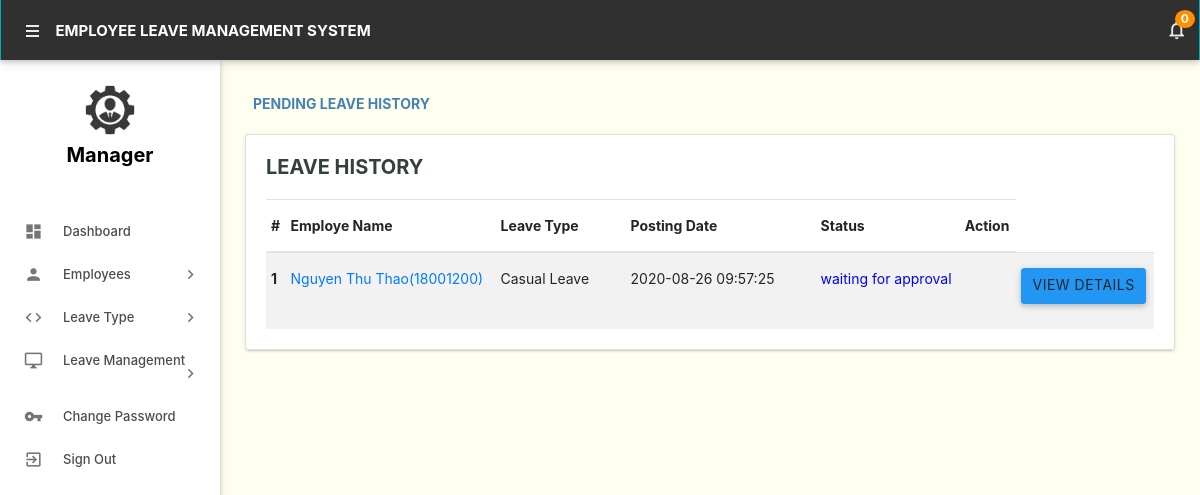
The app's page /admin/pending-leavehistory.php (signed in) with its own data.
### tables this page shows
CREATE TABLE `leaves` (
  `Id` int(11) NOT NULL,
  `LeaveType` varchar(110) NOT NULL,
  `EndDate` datetime NOT NULL,
  `StartDate` datetime NOT NULL,
  `Reason` mediumtext NOT NULL,
  `PostingDate` timestamp NOT NULL DEFAULT current_timestamp(),
  `AdminRemark` mediumtext DEFAULT NULL,
  `AdminRemarkDate` varchar(120) DEFAULT NULL,
  `Status` int(1) NOT NULL,
  `IsRead` int(1) NOT NULL,
  `empid` int(11) DEFAULT NULL
);

CREATE TABLE `employees` (
  `id` int(11) NOT NULL,
  `EmpId` varchar(100) NOT NULL,
  `FullName` varchar(150) NOT NULL,
  `EmailId` varchar(200) NOT NULL,
  `Password` varchar(180) NOT NULL,
  `Gender` varchar(100) NOT NULL,
  `Dob` varchar(100) NOT NULL,
  `Address` varchar(255) NOT NULL,
  `Phonenumber` char(11) NOT NULL,
  `Status` int(1) NOT NULL,
  `RegDate` timestamp NOT NULL DEFAULT current_timestamp()
);

### admin/pending-leavehistory.php (the view, shortened to what this page needs)
<?php
include('includes/config.php');
if (strlen($_SESSION['alogin']) == 0) {
    header('location:index.php');
} else {
    ?>
    <!DOCTYPE html>
    <html lang="en">
        <head>
            <link type="text/css" rel="stylesheet" href="../assets/plugins/materialize/css/materialize.min.css"/>
            <link href="../assets/plugins/material-preloader/css/materialPreloader.min.css" rel="stylesheet">
            <link href="../assets/plugins/datatables/css/jquery.dataTables.min.css" rel="stylesheet">
            <link href="../assets/plugins/google-code-prettify/prettify.css" rel="stylesheet" type="text/css"/>
            <link href="../assets/css/alpha.min.css" rel="stylesheet" type="text/css"/>
            <link href="../assets/css/custom.css" rel="stylesheet" type="text/css"/>
            <link rel="stylesheet" href="https://stackpath.bootstrapcdn.com/bootstrap/4.5.2/css/bootstrap.min.css">
        </head>
        <body>
    <?php include('includes/header.php'); ?>
    <?php include('includes/sidebar.php'); ?>
            <main class="mn-inner">
                <div class="page-title" style="color: #4682B4; "><strong>Pending Leave History</strong></div>
                <br>
                <br>
                <div class="card">
                    <div class="card-content">
                        <span class="card-title" style="color: #34403F; font-size: 20px">Leave History</span>
                        <table id="example" class="table table-striped table table-hover">
                            <thead>
                                <tr>
                                    <th>#</th>
                                    <th width="200">Employe Name</th>
                                    <th width="120">Leave Type</th>
                                    <th width="180">Posting Date</th>
                                    <th>Status</th>
                                    <th align="center">Action</th>
                                </tr>
                            </thead>
                            <tbody>
    <?php
    $status = 0;
    $sql = "SELECT leaves.id as lid,employees.FullName,employees.EmpId,employees.id,leaves.LeaveType,leaves.PostingDate,leaves.Status from leaves join employees on leaves.empid=employees.id where leaves.Status=:status order by lid desc";
    $query = $dbh->prepare($sql);
    $query->bindParam(':status', $status, PDO::PARAM_STR);
    $query->execute();
    $results = $query->fetchAll(PDO::FETCH_OBJ);
    $cnt = 1;
    if ($query->rowCount() > 0) {
        foreach ($results as $result) {
            ?>
                                        <tr>
                                            <td> <b><?php echo htmlentities($cnt); ?></b></td>
                                            <td><a href="editemployee.php?empid=<?php echo htmlentities($result->id); ?>" target="_blank"><?php echo htmlentities($result->FullName); ?>(<?php echo htmlentities($result->EmpId); ?>)</a></td>
                                            <td><?php echo htmlentities($result->LeaveType); ?></td>
                                            <td><?php echo htmlentities($result->PostingDate); ?></td>
                                            <td><?php
                            $stats = $result->Status;
                            if ($stats == 1) {
                                ?>
                                                    <span style="color: green">Approved</span>
            <?php } if ($stats == 2) { ?>
                                                    <span style="color: red">Not Approved</span>
                                                <?php } if ($stats == 0) { ?>
                                                    <span style="color: blue">waiting for approval</span>
                                                <?php } ?>
                                            </td>
                                            <td>
                                            <td><a href="leave-details.php?leaveid=<?php echo htmlentities($result->lid); ?>" class="waves-effect waves-light btn blue m-b-xs"  > View Details</a></td>
                                        </tr>
            <?php $cnt++;
        }
    } ?>
                            </tbody>
                        </table>
                    </div>
                </div>
            </main>
        </div>
        <div class="left-sidebar-hover"></div>
    </body>
    </html>
<?php } ?>

### records on screen
leaves: employees.FullName "Nguyen Thu Thao", employees.EmpId "18001200", LeaveType "Casual Leave", PostingDate "2020-08-26 09:57:25", Status "waiting for approval"

### other values on screen
$unreadcount "0"
